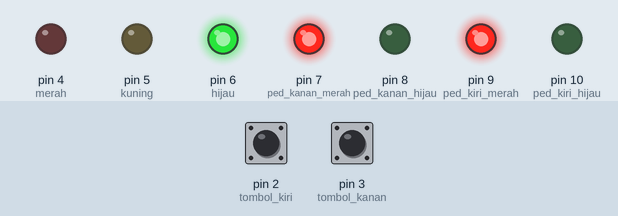
Recording of a sketch running on a simulated Arduino Uno, built with avr-gcc and run on an emulated ATmega328P. On the bench: output pins drawn as LEDs (lit = HIGH). The inputs (shaded band) are chosen by the test bench; at power-on: pin 2 (tombol_kiri) HIGH, pin 3 (tombol_kanan) HIGH.

Above: at 1.2 s.
1.3 s: pin 2 (tombol_kiri) pulled LOW for 0.15 s
At 2.6 s:
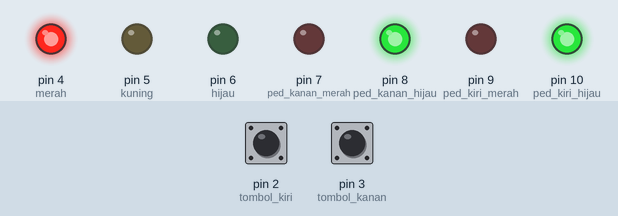
At 7.2 s:
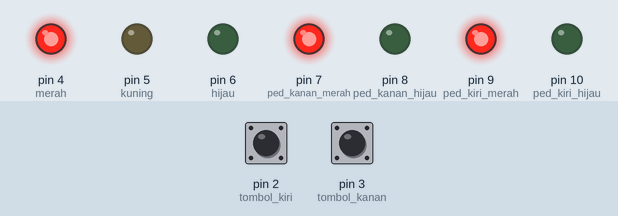
7.4 s: pin 2 (tombol_kiri) pulled LOW for 1 s
At 14.7 s:
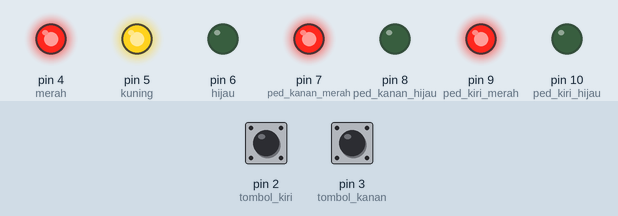
Timing chart, 0 to 18.3 s (numbered marks = the images above; inputs shaded):
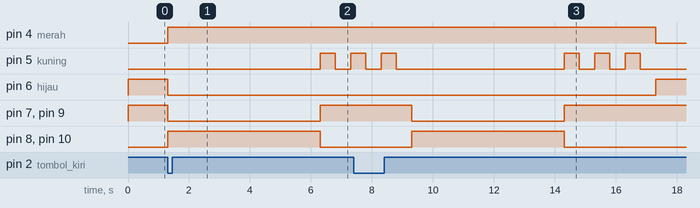

The sketch:

tugas4_rafif_surya_murtadha1.ino
```cpp
// =======================
// PIN KENDARAAN
// =======================
int merah = 4;
int kuning = 5;
int hijau = 6;

// =======================
// PIN PEDESTRIAN
// =======================
int ped_kanan_merah = 7;
int ped_kanan_hijau = 8;

int ped_kiri_merah = 9;
int ped_kiri_hijau = 10;

// =======================
// PIN TOMBOL
// =======================
int tombol_kiri = 2;
int tombol_kanan = 3;

volatile bool ditekan = false;

// =======================
void setup() {
  pinMode(merah, OUTPUT);
  pinMode(kuning, OUTPUT);
  pinMode(hijau, OUTPUT);

  pinMode(ped_kanan_merah, OUTPUT);
  pinMode(ped_kanan_hijau, OUTPUT);
  pinMode(ped_kiri_merah, OUTPUT);
  pinMode(ped_kiri_hijau, OUTPUT);

  pinMode(tombol_kiri, INPUT_PULLUP);
  pinMode(tombol_kanan, INPUT_PULLUP);

  attachInterrupt(digitalPinToInterrupt(tombol_kiri), ISR_tombol, FALLING);
  attachInterrupt(digitalPinToInterrupt(tombol_kanan), ISR_tombol, FALLING);

  kondisiAwal();
}

// =======================
void loop() {

  // kondisi normal
  if (!ditekan) {
    digitalWrite(hijau, HIGH);
    digitalWrite(kuning, LOW);
    digitalWrite(merah, LOW);

    digitalWrite(ped_kanan_merah, HIGH);
    digitalWrite(ped_kiri_merah, HIGH);
    digitalWrite(ped_kanan_hijau, LOW);
    digitalWrite(ped_kiri_hijau, LOW);
  }

  // saat tombol ditekan
  if (ditekan) {
    ditekan = false;

    // kendaraan berhenti
    digitalWrite(hijau, LOW);
    digitalWrite(kuning, LOW);
    digitalWrite(merah, HIGH);

    // pedestrian jalan
    digitalWrite(ped_kanan_merah, LOW);
    digitalWrite(ped_kiri_merah, LOW);
    digitalWrite(ped_kanan_hijau, HIGH);
    digitalWrite(ped_kiri_hijau, HIGH);

    delay(5000);

    // pedestrian berhenti lagi
    digitalWrite(ped_kanan_hijau, LOW);
    digitalWrite(ped_kiri_hijau, LOW);
    digitalWrite(ped_kanan_merah, HIGH);
    digitalWrite(ped_kiri_merah, HIGH);

    // kuning kedip 3x
    for (int i = 0; i < 3; i++) {
      digitalWrite(kuning, HIGH);
      delay(500);
      digitalWrite(kuning, LOW);
      delay(500);
    }

    kondisiAwal();
  }
}

// =======================
void ISR_tombol() {
  ditekan = true;
}

// =======================
void kondisiAwal() {
  // kendaraan jalan
  digitalWrite(merah, LOW);
  digitalWrite(kuning, LOW);
  digitalWrite(hijau, HIGH);

  // pedestrian berhenti
  digitalWrite(ped_kanan_merah, HIGH);
  digitalWrite(ped_kiri_merah, HIGH);
  digitalWrite(ped_kanan_hijau, LOW);
  digitalWrite(ped_kiri_hijau, LOW);
}
```

Measured:
- after the input at 1.3 s, pin 4 (merah): LOW → HIGH at once; pin 5 (kuning): LOW → HIGH after 5.0 s, → LOW 0.50 s later, → HIGH 0.50 s later; pin 6 (hijau): HIGH → LOW at once; pin 7 (ped_kanan_merah), pin 9 (ped_kiri_merah): HIGH → LOW at once, → HIGH 5.0 s later; pin 8 (ped_kanan_hijau), pin 10 (ped_kiri_hijau): LOW → HIGH at once, → LOW 5.0 s later
- after the input at 7.4 s, pin 4 (merah): HIGH → LOW after 9.9 s instead of 1.9 s; pin 6 (hijau): LOW → HIGH after 9.9 s instead of 1.9 s; pin 7 (ped_kanan_merah), pin 9 (ped_kiri_merah): HIGH → LOW after 1.9 s, → HIGH 5.0 s later; pin 8 (ped_kanan_hijau), pin 10 (ped_kiri_hijau): LOW → HIGH after 1.9 s, → LOW 5.0 s later
